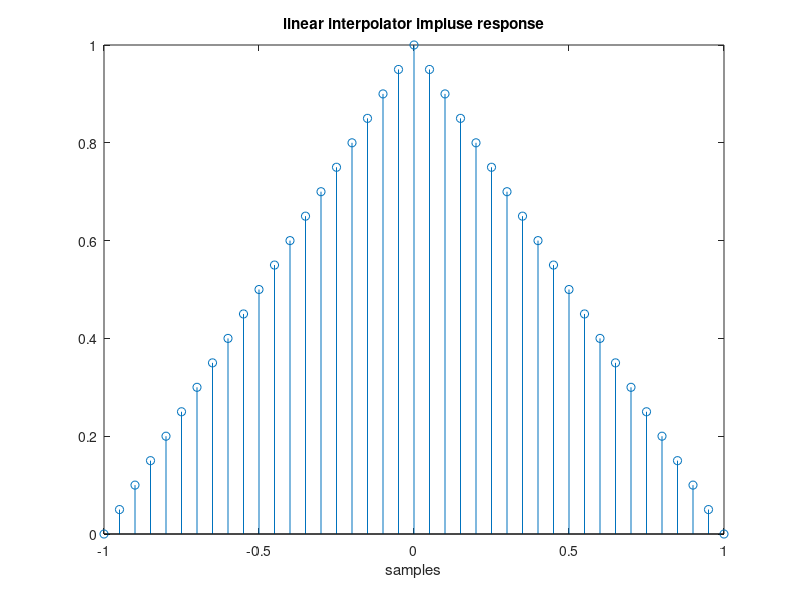

The MATLAB script that drew this image: (Note: this script raises an error after producing the figure.)
%% linear interpolator 
mm = linspace(-1,1,41);

impluse = [ 0 1 0 0 ];

linear_x = zeros(1,41);

u = 0.00;
for i =1:41
    m = floor((i-1)/20)+1;
    linear_x(1,i) = u*impluse(m+1) + (1-u)*impluse(m);
    if (u>0.95)
        u = 0;
    else 
        u = u+0.05;
    end
end
 
stem (mm,linear_x)
title('linear interpolator impluse response')
xlabel('samples'),ylabel(values);

%% Second-order polynomial interpolator

Second_order_x = zeros(1,81);
Second_order_mm = linspace(-2,1,61);

impluse = [0 0 1 0 0 0 0];

u = 0;

for i = 1:81
    C0 = ((1-u)*(2-u))/2;
    C_1 = u*(2-u);
    C_2 = -u*(1-u)/2;
    m = floor((i-1)/20)+1;
    Second_order_x(1,i) = C0*impluse(1,m) + C_1*impluse(1,m+1) + C_2*impluse(1,m+2);
    if (u>0.95)
        u = 0;
    else 
        u = u+0.05;
    end
end

stem (Second_order_mm,Second_order_x(1:61))
title('Second order interpolator impluse response')
xlabel('samples'),ylabel(values);

%% Piecewise parabolic interpolator 

Piecewise_parabolic_x = zeros(1,121);
Piecewise_parabolic_mm = linspace(-2,2,81);

impluse = [ 0 0 0 1 0 0 0 0 ];
u = 0;
a = 0.5;

for i = 21:101
    C_1 = -a*u + a*u*u;
    C_0 = 1 + (a-1)*u - a*u*u;
    C_11 = (a+1)*u - a*u*u;
    C_12 = -a*u + a*u*u;
    m = floor((i-1)/20)+1;
    Piecewise_parabolic_x(1,i) = C_1*impluse(1,m-1) + C_0*impluse(1,m) ...
                                + C_11*impluse(1,m+1) + C_12*impluse(m+2);
    if (u>0.95)
        u = 0;
    else 
        u = u+0.05;
    end
end

stem (Piecewise_parabolic_mm,Piecewise_parabolic_x(21:101))
title('Piecewise parabolic interpolator impluse response')
xlabel('samples'),ylabel(values);


%% procedure2

xx1 = zeros(1,39);
xx1(1,1) = 1;

xx2 = zeros(1,79);
xx2(1,1) = 1;

xx3 = zeros(1,79);
xx3(1,1) = 1;

fvtool(linear_x(2:40),xx1);
% fvtool(linear_x,1);

fvtool(Second_order_x(2:80),xx2);
fvtool(Piecewise_parabolic_x(22:100),xx3);
